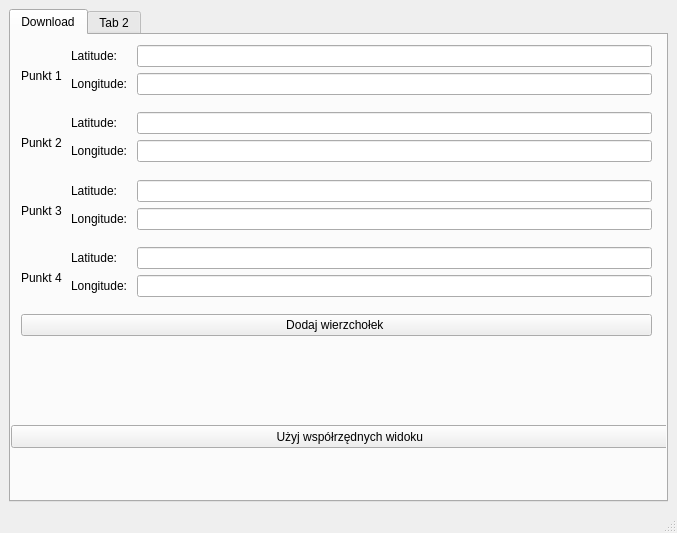
<?xml version="1.0" encoding="UTF-8"?>
<ui version="4.0">
 <class>MainWindow</class>
 <widget class="QMainWindow" name="MainWindow">
  <property name="geometry">
   <rect>
    <x>0</x>
    <y>0</y>
    <width>677</width>
    <height>533</height>
   </rect>
  </property>
  <property name="windowTitle">
   <string>MainWindow</string>
  </property>
  <widget class="QWidget" name="centralwidget">
   <layout class="QVBoxLayout" name="verticalLayout_2">
    <item>
     <widget class="QTabWidget" name="das">
      <property name="enabled">
       <bool>true</bool>
      </property>
      <property name="toolTip">
       <string>&lt;html&gt;&lt;head/&gt;&lt;body&gt;&lt;p&gt;&lt;br/&gt;&lt;/p&gt;&lt;/body&gt;&lt;/html&gt;</string>
      </property>
      <property name="currentIndex">
       <number>0</number>
      </property>
      <widget class="download" name="widget">
       <attribute name="title">
        <string>Download</string>
       </attribute>
       <widget class="QWidget" name="gridLayoutWidget">
        <property name="geometry">
         <rect>
          <x>10</x>
          <y>10</y>
          <width>631</width>
          <height>291</height>
         </rect>
        </property>
        <layout class="QGridLayout" name="gridLayout">
         <item row="2" column="0">
          <widget class="QLabel" name="label_3">
           <property name="text">
            <string>Punkt 3</string>
           </property>
          </widget>
         </item>
         <item row="1" column="0">
          <widget class="QLabel" name="label_2">
           <property name="text">
            <string>Punkt 2</string>
           </property>
          </widget>
         </item>
         <item row="0" column="0">
          <widget class="QLabel" name="label">
           <property name="text">
            <string>Punkt 1 </string>
           </property>
          </widget>
         </item>
         <item row="3" column="0">
          <widget class="QLabel" name="label_14">
           <property name="text">
            <string>Punkt 4</string>
           </property>
          </widget>
         </item>
         <item row="2" column="1">
          <layout class="QFormLayout" name="formLayout_5">
           <item row="0" column="0">
            <widget class="QLabel" name="label_19">
             <property name="text">
              <string>Latitude: </string>
             </property>
             <property name="margin">
              <number>3</number>
             </property>
            </widget>
           </item>
           <item row="1" column="0">
            <widget class="QLabel" name="label_20">
             <property name="text">
              <string>Longitude: </string>
             </property>
             <property name="margin">
              <number>3</number>
             </property>
            </widget>
           </item>
           <item row="0" column="1">
            <widget class="QLineEdit" name="lineEdit_9"/>
           </item>
           <item row="1" column="1">
            <widget class="QLineEdit" name="lineEdit_10"/>
           </item>
          </layout>
         </item>
         <item row="0" column="1">
          <layout class="QFormLayout" name="formLayout">
           <item row="0" column="0">
            <widget class="QLabel" name="label_4">
             <property name="text">
              <string>Latitude: </string>
             </property>
             <property name="margin">
              <number>3</number>
             </property>
            </widget>
           </item>
           <item row="1" column="0">
            <widget class="QLabel" name="label_5">
             <property name="text">
              <string>Longitude: </string>
             </property>
             <property name="margin">
              <number>3</number>
             </property>
            </widget>
           </item>
           <item row="0" column="1">
            <widget class="QLineEdit" name="lineEdit"/>
           </item>
           <item row="1" column="1">
            <widget class="QLineEdit" name="lineEdit_2"/>
           </item>
          </layout>
         </item>
         <item row="1" column="1">
          <layout class="QFormLayout" name="formLayout_2">
           <item row="0" column="0">
            <widget class="QLabel" name="label_6">
             <property name="text">
              <string>Latitude: </string>
             </property>
             <property name="margin">
              <number>3</number>
             </property>
            </widget>
           </item>
           <item row="1" column="0">
            <widget class="QLabel" name="label_13">
             <property name="text">
              <string>Longitude: </string>
             </property>
             <property name="margin">
              <number>3</number>
             </property>
            </widget>
           </item>
           <item row="0" column="1">
            <widget class="QLineEdit" name="lineEdit_3"/>
           </item>
           <item row="1" column="1">
            <widget class="QLineEdit" name="lineEdit_4"/>
           </item>
          </layout>
         </item>
         <item row="3" column="1">
          <layout class="QFormLayout" name="formLayout_4">
           <item row="0" column="0">
            <widget class="QLabel" name="label_17">
             <property name="text">
              <string>Latitude: </string>
             </property>
             <property name="margin">
              <number>3</number>
             </property>
            </widget>
           </item>
           <item row="1" column="0">
            <widget class="QLabel" name="label_18">
             <property name="text">
              <string>Longitude: </string>
             </property>
             <property name="margin">
              <number>3</number>
             </property>
            </widget>
           </item>
           <item row="0" column="1">
            <widget class="QLineEdit" name="lineEdit_8"/>
           </item>
           <item row="1" column="1">
            <widget class="QLineEdit" name="lineEdit_7"/>
           </item>
          </layout>
         </item>
         <item row="4" column="0" colspan="2">
          <widget class="QPushButton" name="pushButton_4">
           <property name="text">
            <string>Dodaj wierzchołek </string>
           </property>
          </widget>
         </item>
        </layout>
       </widget>
       <widget class="QPushButton" name="pushButton_2">
        <property name="geometry">
         <rect>
          <x>0</x>
          <y>390</y>
          <width>681</width>
          <height>23</height>
         </rect>
        </property>
        <property name="text">
         <string>Użyj współrzędnych widoku </string>
        </property>
       </widget>
      </widget>
      <widget class="QWidget" name="tab_2">
       <attribute name="title">
        <string>Tab 2</string>
       </attribute>
      </widget>
     </widget>
    </item>
   </layout>
  </widget>
  <widget class="QMenuBar" name="menubar">
   <property name="geometry">
    <rect>
     <x>0</x>
     <y>0</y>
     <width>677</width>
     <height>21</height>
    </rect>
   </property>
  </widget>
  <widget class="QStatusBar" name="statusbar"/>
 </widget>
 <customwidgets>
  <customwidget>
   <class>download</class>
   <extends>QWidget</extends>
   <header location="global">download</header>
   <container>1</container>
  </customwidget>
 </customwidgets>
 <resources/>
 <connections/>
</ui>
